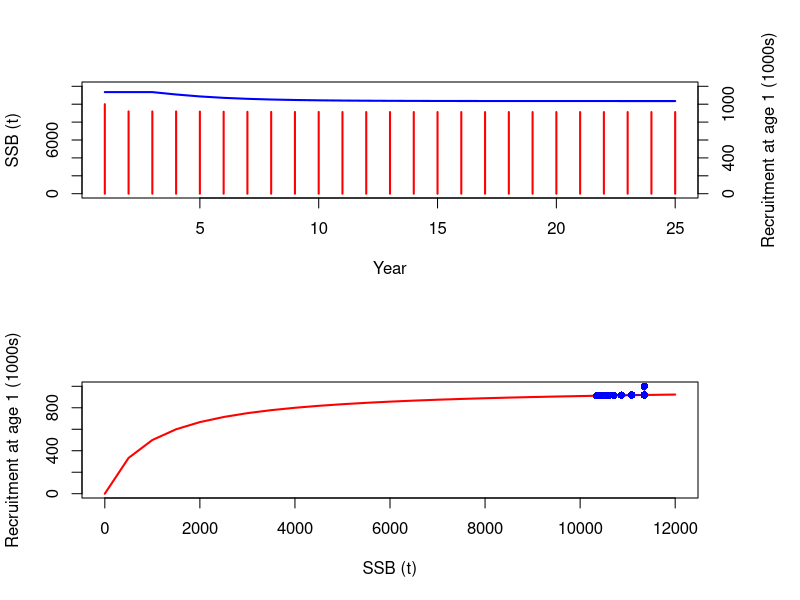
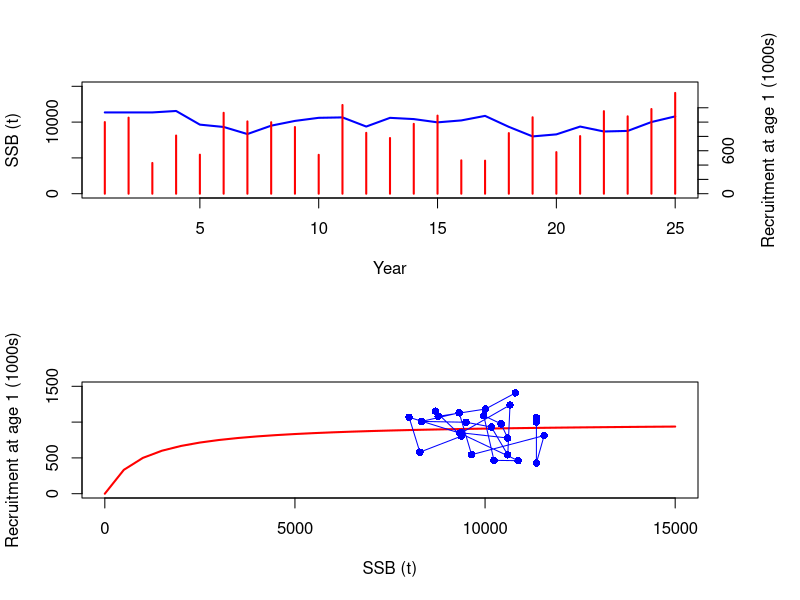

Reproduce these figures in R, in order.
################################################################################
## 1  Mortality

Amax <- 15
age <- 1:Amax
Ninit <- 1000
Nvec <- numeric(Amax)
M <- rep(0.2, Amax)
Fmort <- c(0, 0, rep(0.3,Amax-2))

Nvec[1] <- Ninit
for(a in 1:(Amax-1))
  Nvec[a+1] <- Nvec[a] * exp(-M[a]-Fmort[a])

data.frame(age, Nvec, M, Fmort)

################################################################################
## 2  Growth

Winf <- 10
k <- 0.5
t0 <- -0.1
b <- 3

w <- Winf * (1-exp(-k*(age-t0)))^b
B <- Nvec * w

data.frame(age, Nvec, w, B)
sum(B)

################################################################################
## 3  Recruitment

mat <- c(0, 0, rep(1,Amax-2))
SSBvec <- B * mat
sum(SSBvec)

alpha <- 1000
beta <- 1000
Tmax <- 25
year <- 1:Tmax

N <- matrix(nrow=Amax, ncol=Tmax)
SSB <- matrix(nrow=Amax, ncol=Tmax)

N[,1] <- Nvec
SSB[,1] <- N[,1] * mat * w

N[1,2] <- (alpha*sum(SSB[,1])) / (beta+sum(SSB[,1]))
for(a in 1:(Amax-1))
  N[a+1,2] <- N[a,1] * exp(-M[a]-Fmort[a])
SSB[,2] <- N[,2] * mat * w

for(t in 1:(Tmax-1))
{
  N[1,t+1] <- (alpha*sum(SSB[,t])) / (beta+sum(SSB[,t]))
  for(a in 1:(Amax-1))
    N[a+1,t+1] <- N[a,t] * exp(-M[a]-Fmort[a])
  SSB[,t+1] <- N[,t+1] * mat * w
}

round(N)

SR <- data.frame(year, SSB=colSums(SSB), Rec=N[1,])

SSB.curve <- seq(0, 12000, by=500)
Rec.curve <- (alpha*SSB.curve) / (beta+SSB.curve)

par(mfrow=c(2,1), oma=c(0,0,0,3))
plot(year, SR$SSB, ylim=c(0,12000), type="l", lwd=2, col="blue", xlab="Year",
     ylab="SSB (t)")
lines(year, type="h", SR$Rec*10, lwd=2, col="red")
axis(4, at=seq(0,12000,by=2000), labels=seq(0,1200,by=200))
mtext("Recruitment at age 1 (1000s)", side=4, line=3)

plot(SSB.curve, Rec.curve, ylim=c(0,1000), type="l", xlab="SSB (t)",
     ylab="Recruitment at age 1 (1000s)", lwd=2, col="red")
points(SR$SSB, SR$Rec, type="o", pch=16, col="blue")

data.frame(SSB.curve, Rec.curve)

################################################################################
## 4  Recruitment variability

v <- 1000

## Year 1
N[,1] <- Nvec
SSB[,1] <- N[,1] * mat * w

## Later years
for(t in 1:(Tmax-1))
{
  N[1,t+1] <- (alpha*sum(SSB[,t])) / (beta+sum(SSB[,t])) + v*runif(1,-0.5,0.5)
  for(a in 1:(Amax-1))
    N[a+1,t+1] <- N[a,t] * exp(-M[a]-Fmort[a])
  SSB[,t+1] <- N[,t+1] * mat * w
}

round(N)

SR <- data.frame(year, SSB=colSums(SSB), Rec=N[1,])

SSB.curve <- seq(0, 15000, by=500)
Rec.curve <- (alpha*SSB.curve) / (beta+SSB.curve)

plot(year, SR$SSB, ylim=c(0,15000), type="l", lwd=2, col="blue", xlab="Year",
     ylab="SSB (t)")
lines(year, SR$Rec*10, type="h", lwd=2, col="red")
axis(4, at=seq(0,12000,by=2000), labels=seq(0,1200,by=200))
mtext("Recruitment at age 1 (1000s)", side=4, line=3)

plot(SSB.curve, Rec.curve, xlim=c(0,15000), ylim=c(0,1500), type="l",
     xlab="SSB (t)", ylab="Recruitment at age 1 (1000s)", lwd=2, col="red")
points(SR$SSB, SR$Rec, type="o", pch=16, col="blue")
